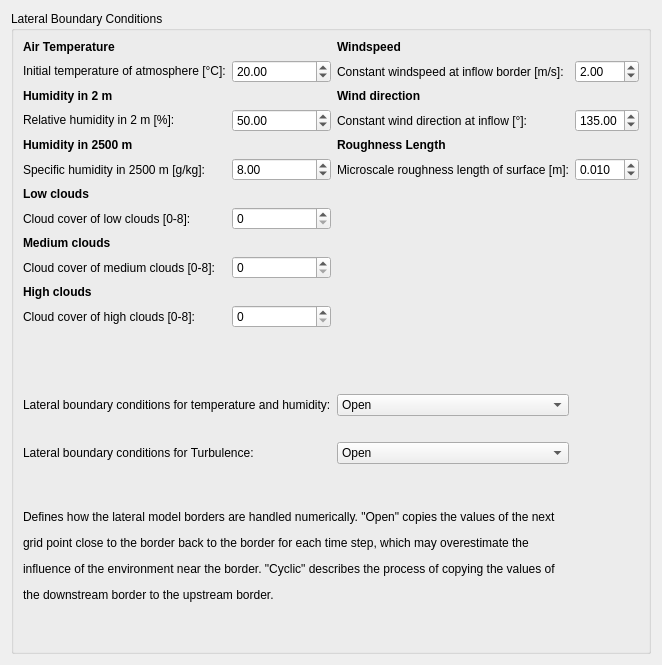
                 <widget class="QWidget" name="page_open">
                  <layout class="QGridLayout" name="gridLayout_18">
                   <item row="0" column="0">
                    <widget class="QGroupBox" name="gb_openBC">
                     <property name="title">
                      <string>Lateral Boundary Conditions</string>
                     </property>
                     <layout class="QGridLayout" name="gridLayout_23">
                      <item row="0" column="0">
                       <widget class="QLabel" name="label_66">
                        <property name="text">
                         <string>&lt;html&gt;&lt;head/&gt;&lt;body&gt;&lt;p&gt;&lt;span style=&quot; font-weight:600;&quot;&gt;Air Temperature&lt;/span&gt;&lt;/p&gt;&lt;/body&gt;&lt;/html&gt;</string>
                        </property>
                       </widget>
                      </item>
                      <item row="19" column="0" colspan="2">
                       <spacer name="horizontalSpacer_16">
                        <property name="orientation">
                         <enum>Qt::Horizontal</enum>
                        </property>
                        <property name="sizeHint" stdset="0">
                         <size>
                          <width>40</width>
                          <height>20</height>
                         </size>
                        </property>
                       </spacer>
                      </item>
                      <item row="7" column="0">
                       <widget class="QLabel" name="label_73">
                        <property name="text">
                         <string>Cloud cover of low clouds [0-8]:</string>
                        </property>
                       </widget>
                      </item>
                      <item row="3" column="0">
                       <widget class="QLabel" name="label_69">
                        <property name="text">
                         <string>&lt;html&gt;&lt;head/&gt;&lt;body&gt;&lt;p&gt;Relative humidity in 2 m [%]:&lt;/p&gt;&lt;/body&gt;&lt;/html&gt;</string>
                        </property>
                       </widget>
                      </item>
                      <item row="9" column="1">
                       <widget class="QSpinBox" name="sb_otherMediumclouds">
                        <property name="locale">
                         <locale language="English" country="UnitedStates"/>
                        </property>
                        <property name="maximum">
                         <number>8</number>
                        </property>
                       </widget>
                      </item>
                      <item row="5" column="0">
                       <widget class="QLabel" name="label_71">
                        <property name="text">
                         <string>Specific humidity in 2500 m [g/kg]:</string>
                        </property>
                       </widget>
                      </item>
                      <item row="1" column="2">
                       <widget class="QLabel" name="label_85">
                        <property name="text">
                         <string>Constant windspeed at inflow border [m/s]:</string>
                        </property>
                       </widget>
                      </item>
                      <item row="9" column="0">
                       <widget class="QLabel" name="label_75">
                        <property name="text">
                         <string>Cloud cover of medium clouds [0-8]:</string>
                        </property>
                       </widget>
                      </item>
                      <item row="4" column="0">
                       <widget class="QLabel" name="label_70">
                        <property name="text">
                         <string>&lt;html&gt;&lt;head/&gt;&lt;body&gt;&lt;p&gt;&lt;span style=&quot; font-weight:600;&quot;&gt;Humidity in 2500 m &lt;/span&gt;&lt;/p&gt;&lt;/body&gt;&lt;/html&gt;</string>
                        </property>
                       </widget>
                      </item>
                      <item row="4" column="2">
                       <widget class="QLabel" name="label_82">
                        <property name="text">
                         <string>&lt;html&gt;&lt;head/&gt;&lt;body&gt;&lt;p&gt;&lt;span style=&quot; font-weight:600;&quot;&gt;Roughness Length&lt;/span&gt;&lt;/p&gt;&lt;/body&gt;&lt;/html&gt;</string>
                        </property>
                       </widget>
                      </item>
                      <item row="5" column="1">
                       <widget class="QDoubleSpinBox" name="sb_otherHum2500">
                        <property name="locale">
                         <locale language="English" country="UnitedStates"/>
                        </property>
                        <property name="maximum">
                         <double>100.000000000000000</double>
                        </property>
                        <property name="value">
                         <double>8.000000000000000</double>
                        </property>
                       </widget>
                      </item>
                      <item row="7" column="1">
                       <widget class="QSpinBox" name="sb_otherLowclouds">
                        <property name="locale">
                         <locale language="English" country="UnitedStates"/>
                        </property>
                        <property name="maximum">
                         <number>8</number>
                        </property>
                       </widget>
                      </item>
                      <item row="17" column="0" colspan="2">
                       <spacer name="horizontalSpacer_7">
                        <property name="orientation">
                         <enum>Qt::Horizontal</enum>
                        </property>
                        <property name="sizeHint" stdset="0">
                         <size>
                          <width>40</width>
                          <height>20</height>
                         </size>
                        </property>
                       </spacer>
                      </item>
                      <item row="2" column="2">
                       <widget class="QLabel" name="label_80">
                        <property name="text">
                         <string>&lt;html&gt;&lt;head/&gt;&lt;body&gt;&lt;p&gt;&lt;span style=&quot; font-weight:600;&quot;&gt;Wind direction&lt;/span&gt;&lt;/p&gt;&lt;/body&gt;&lt;/html&gt;</string>
                        </property>
                       </widget>
                      </item>
                      <item row="20" column="0" colspan="2">
                       <spacer name="horizontalSpacer_8">
                        <property name="orientation">
                         <enum>Qt::Horizontal</enum>
                        </property>
                        <property name="sizeHint" stdset="0">
                         <size>
                          <width>40</width>
                          <height>20</height>
                         </size>
                        </property>
                       </spacer>
                      </item>
                      <item row="5" column="3">
                       <widget class="QDoubleSpinBox" name="sb_otherRlength">
                        <property name="locale">
                         <locale language="English" country="UnitedStates"/>
                        </property>
                        <property name="decimals">
                         <number>3</number>
                        </property>
                        <property name="maximum">
                         <double>1.000000000000000</double>
                        </property>
                        <property name="singleStep">
                         <double>0.001000000000000</double>
                        </property>
                        <property name="value">
                         <double>0.010000000000000</double>
                        </property>
                       </widget>
                      </item>
                      <item row="1" column="3">
                       <widget class="QDoubleSpinBox" name="sb_otherWS">
                        <property name="locale">
                         <locale language="English" country="UnitedStates"/>
                        </property>
                        <property name="maximum">
                         <double>20.000000000000000</double>
                        </property>
                        <property name="value">
                         <double>2.000000000000000</double>
                        </property>
                       </widget>
                      </item>
                      <item row="18" column="0" colspan="2">
                       <widget class="QLabel" name="label_79">
                        <property name="text">
                         <string>Lateral boundary conditions for Turbulence:</string>
                        </property>
                       </widget>
                      </item>
                      <item row="5" column="2">
                       <widget class="QLabel" name="label_83">
                        <property name="text">
                         <string>Microscale roughness length of surface [m]:</string>
                        </property>
                       </widget>
                      </item>
                      <item row="11" column="1">
                       <widget class="QSpinBox" name="sb_otherHighclouds">
                        <property name="locale">
                         <locale language="English" country="UnitedStates"/>
                        </property>
                        <property name="maximum">
                         <number>8</number>
                        </property>
                       </widget>
                      </item>
                      <item row="2" column="0">
                       <widget class="QLabel" name="label_68">
                        <property name="text">
                         <string>&lt;html&gt;&lt;head/&gt;&lt;body&gt;&lt;p&gt;&lt;span style=&quot; font-weight:600;&quot;&gt;Humidity in 2 m&lt;/span&gt;&lt;/p&gt;&lt;/body&gt;&lt;/html&gt;</string>
                        </property>
                       </widget>
                      </item>
                      <item row="3" column="3">
                       <widget class="QDoubleSpinBox" name="sb_otherWdir">
                        <property name="locale">
                         <locale language="English" country="UnitedStates"/>
                        </property>
                        <property name="maximum">
                         <double>360.000000000000000</double>
                        </property>
                        <property name="value">
                         <double>135.000000000000000</double>
                        </property>
                       </widget>
                      </item>
                      <item row="1" column="0">
                       <widget class="QLabel" name="label_67">
                        <property name="text">
                         <string>&lt;html&gt;&lt;head/&gt;&lt;body&gt;&lt;p&gt;Initial temperature of atmosphere [°C]:&lt;/p&gt;&lt;/body&gt;&lt;/html&gt;</string>
                        </property>
                       </widget>
                      </item>
                      <item row="13" column="0" colspan="2">
                       <spacer name="horizontalSpacer_14">
                        <property name="orientation">
                         <enum>Qt::Horizontal</enum>
                        </property>
                        <property name="sizeHint" stdset="0">
                         <size>
                          <width>40</width>
                          <height>20</height>
                         </size>
                        </property>
                       </spacer>
                      </item>
                      <item row="3" column="2">
                       <widget class="QLabel" name="label_81">
                        <property name="text">
                         <string>Constant wind direction at inflow [°]:</string>
                        </property>
                       </widget>
                      </item>
                      <item row="11" column="0">
                       <widget class="QLabel" name="label_77">
                        <property name="text">
                         <string>Cloud cover of high clouds [0-8]:</string>
                        </property>
                       </widget>
                      </item>
                      <item row="0" column="2">
                       <widget class="QLabel" name="label_84">
                        <property name="text">
                         <string>&lt;html&gt;&lt;head/&gt;&lt;body&gt;&lt;p&gt;&lt;span style=&quot; font-weight:600;&quot;&gt;Windspeed&lt;/span&gt;&lt;/p&gt;&lt;/body&gt;&lt;/html&gt;</string>
                        </property>
                       </widget>
                      </item>
                      <item row="12" column="0" colspan="2">
                       <spacer name="horizontalSpacer_15">
                        <property name="orientation">
                         <enum>Qt::Horizontal</enum>
                        </property>
                        <property name="sizeHint" stdset="0">
                         <size>
                          <width>40</width>
                          <height>20</height>
                         </size>
                        </property>
                       </spacer>
                      </item>
                      <item row="18" column="2">
                       <widget class="QComboBox" name="cb_otherBCturb">
                        <item>
                         <property name="text">
                          <string>Open</string>
                         </property>
                        </item>
                        <item>
                         <property name="text">
                          <string>Cyclic</string>
                         </property>
                        </item>
                       </widget>
                      </item>
                      <item row="16" column="2">
                       <widget class="QComboBox" name="cb_otherBChumT">
                        <item>
                         <property name="text">
                          <string>Open</string>
                         </property>
                        </item>
                        <item>
                         <property name="text">
                          <string>Cyclic</string>
                         </property>
                        </item>
                       </widget>
                      </item>
                      <item row="6" column="0">
                       <widget class="QLabel" name="label_72">
                        <property name="text">
                         <string>&lt;html&gt;&lt;head/&gt;&lt;body&gt;&lt;p&gt;&lt;span style=&quot; font-weight:600;&quot;&gt;Low clouds&lt;/span&gt;&lt;/p&gt;&lt;/body&gt;&lt;/html&gt;</string>
                        </property>
                       </widget>
                      </item>
                      <item row="16" column="0" colspan="2">
                       <widget class="QLabel" name="label_78">
                        <property name="text">
                         <string>&lt;html&gt;&lt;head/&gt;&lt;body&gt;&lt;p&gt;Lateral boundary conditions for temperature and humidity:&lt;/p&gt;&lt;/body&gt;&lt;/html&gt;</string>
                        </property>
                       </widget>
                      </item>
                      <item row="14" column="0" colspan="2">
                       <spacer name="horizontalSpacer_13">
                        <property name="orientation">
                         <enum>Qt::Horizontal</enum>
                        </property>
                        <property name="sizeHint" stdset="0">
                         <size>
                          <width>40</width>
                          <height>20</height>
                         </size>
                        </property>
                       </spacer>
                      </item>
                      <item row="10" column="0">
                       <widget class="QLabel" name="label_76">
                        <property name="text">
                         <string>&lt;html&gt;&lt;head/&gt;&lt;body&gt;&lt;p&gt;&lt;span style=&quot; font-weight:600;&quot;&gt;High clouds&lt;/span&gt;&lt;/p&gt;&lt;/body&gt;&lt;/html&gt;</string>
                        </property>
                       </widget>
                      </item>
                      <item row="1" column="1">
                       <widget class="QDoubleSpinBox" name="sb_otherAirT">
                        <property name="locale">
                         <locale language="English" country="UnitedStates"/>
                        </property>
                        <property name="minimum">
                         <double>-10.000000000000000</double>
                        </property>
                        <property name="maximum">
                         <double>50.000000000000000</double>
                        </property>
                        <property name="value">
                         <double>20.000000000000000</double>
                        </property>
                       </widget>
                      </item>
                      <item row="8" column="0">
                       <widget class="QLabel" name="label_74">
                        <property name="text">
                         <string>&lt;html&gt;&lt;head/&gt;&lt;body&gt;&lt;p&gt;&lt;span style=&quot; font-weight:600;&quot;&gt;Medium clouds&lt;/span&gt;&lt;/p&gt;&lt;/body&gt;&lt;/html&gt;</string>
                        </property>
                       </widget>
                      </item>
                      <item row="3" column="1">
                       <widget class="QDoubleSpinBox" name="sb_otherHum">
                        <property name="locale">
                         <locale language="English" country="UnitedStates"/>
                        </property>
                        <property name="maximum">
                         <double>100.000000000000000</double>
                        </property>
                        <property name="value">
                         <double>50.000000000000000</double>
                        </property>
                       </widget>
                      </item>
                      <item row="21" column="0" colspan="3">
                       <widget class="QLabel" name="label_86">
                        <property name="text">
                         <string>&lt;html&gt;&lt;head/&gt;&lt;body&gt;&lt;p&gt;Defines how the lateral model borders are handled numerically. &amp;quot;Open&amp;quot; copies the values of the next&lt;/p&gt;&lt;p&gt;grid point close to the border back to the border for each time step, which may overestimate the&lt;/p&gt;&lt;p&gt;influence of the environment near the border. &amp;quot;Cyclic&amp;quot; describes the process of copying the values of&lt;/p&gt;&lt;p&gt;the downstream border to the upstream border.&lt;/p&gt;&lt;/body&gt;&lt;/html&gt;</string>
                        </property>
                       </widget>
                      </item>
                      <item row="22" column="0">
                       <spacer name="verticalSpacer_15">
                        <property name="orientation">
                         <enum>Qt::Vertical</enum>
                        </property>
                        <property name="sizeHint" stdset="0">
                         <size>
                          <width>20</width>
                          <height>40</height>
                         </size>
                        </property>
                       </spacer>
                      </item>
                     </layout>
                    </widget>
                   </item>
                  </layout>
                 </widget>
